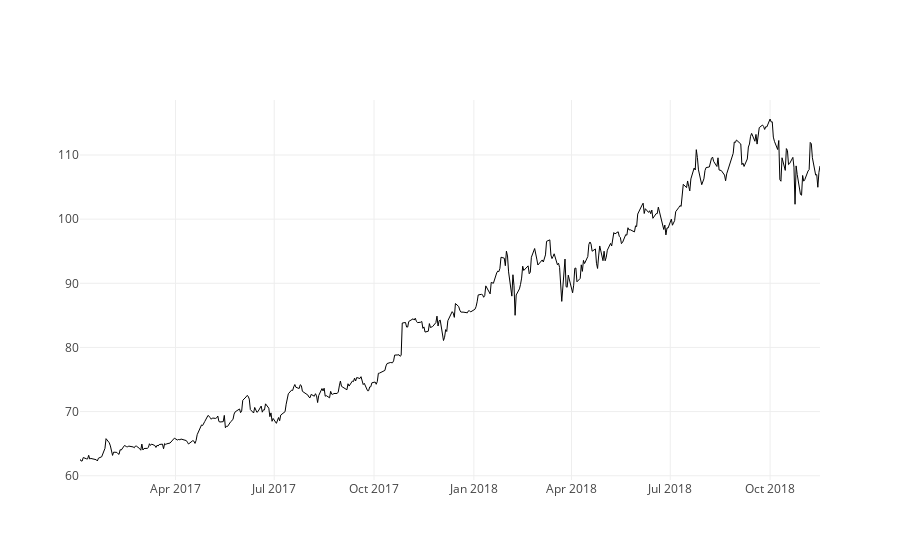

Notebook source saved alongside this figure:
### Markdown cell above
### Graph the close of msft3

### Code cell
close_line = go.Scatter(
    x=msft3.index,
    y = msft3['Close'],
    name= 'Closing $',
    line = {'color' : 'black','width' : 1 }
)

data = [close_line ]

iplot(data)

### Figure 1 — Plotly figure (JSON) as saved in the notebook; plotly's stock layout.template omitted (floating-point values rounded to 4 significant figures; data arrays with more than 128 entries replaced by an {"elided": "..."} marker saying what was removed)
{"data": [{"line": {"color": "black", "width": 1}, "name": "Closing $", "type": "scatter", "uid": "6a8a799c-eba1-11e8-9763-542696d0ac25", "x": {"elided": "474 str values"}, "y": {"elided": "474 float values"}}], "layout": {}}
